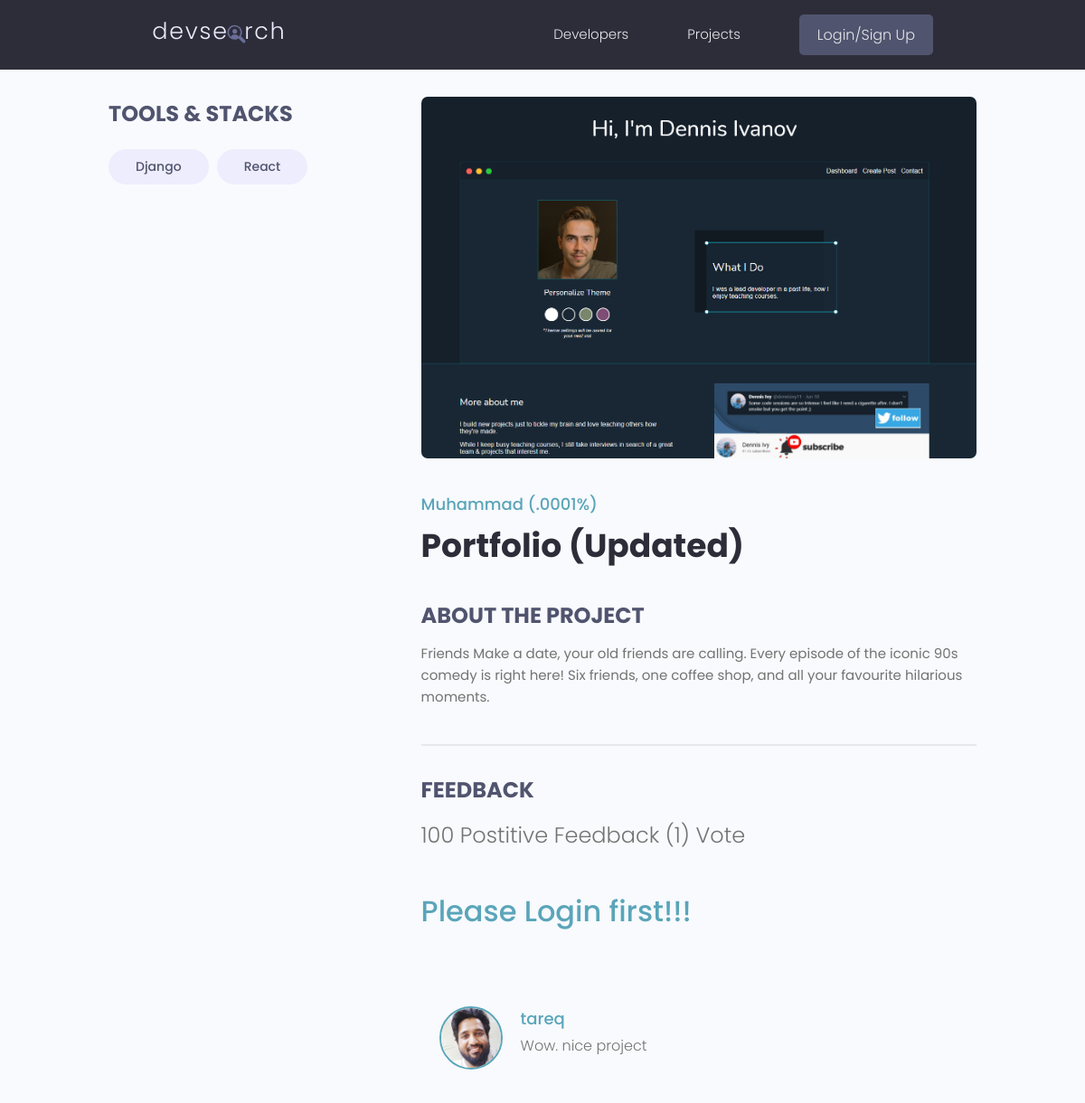
The page /project/7fe79e13-e58b-42df-baea-b551aa4f4b84/ on the database its author committed.
### projects/models.py (models this page shows, shortened)
class Tag(models.Model):
        name = models.CharField(max_length=200)
        created = models.DateTimeField(auto_now_add=True)
        id = models.UUIDField(primary_key=True, unique=True, default=uuid4, editable=False)
        def __str__(self):
            return self.name

class Project(models.Model):
    owner = models.ForeignKey(Profile, on_delete=models.CASCADE,null=True, blank=True)
    title = models.CharField(max_length=200)
    description = models.TextField(null=True, blank=True)
    p_image = models.ImageField(blank=True, null=True, default="df.jpg")
    demo_link = models.CharField(max_length=2000, null=True, blank=True)
    source_link = models.CharField(max_length=2000, null=True, blank=True)
    tags = models.ManyToManyField('Tag', blank=True)
    vote_total = models.IntegerField(default=0,null=True, blank=True)
    vote_ratio = models.IntegerField(default=0,null=True, blank=True)
    created = models.DateTimeField(auto_now_add=True)
    id = models.UUIDField(primary_key=True, unique=True, default=uuid4, editable=False)
    class Meta:
        ordering = ['-vote_ratio', '-vote_total']
    @property
    def reviewers(self):
        setquery = self.review_set.all().values_list('owner__id', flat=True)
        return setquery

class Review(models.Model):
    VOTE_TYPE = (
        ('up', '👍'),
        ('down', '👎')
    )
    project = models.ForeignKey(Project, on_delete=models.CASCADE)
    owner = models.ForeignKey(Profile, on_delete=models.CASCADE, null=True)
    body = models.TextField(null=True, blank=True)
    value = models.CharField(max_length=200, choices=VOTE_TYPE, null=True, blank=True)
    created = models.DateTimeField(auto_now_add=True)
    id = models.UUIDField(primary_key=True, unique=True, default=uuid4, editable=False)
    class Meta:
        unique_together = [['owner', 'project']]

### users/models.py (models this page shows, shortened)
class Profile(models.Model):
    user = models.OneToOneField(User, on_delete=models.CASCADE, null=True, blank=True)
    name = models.CharField(max_length=200, null=True, blank=True)
    location = models.CharField(max_length=200, null=True, blank=True)
    username =models.CharField(max_length=200, null=True, blank=True)
    email = models.EmailField(max_length=100, null=True, blank=True)
    p_image = models.ImageField(upload_to='profiles/',default='profiles/udf.png', null=True, blank=True)
    short_intro = models.CharField(max_length=200, null=True, blank=True)
    bio = models.TextField(null=True, blank=True)
    social_github= models.CharField(blank=True, null=True, max_length=200)
    social_youtube= models.CharField(blank=True, null=True, max_length=200)
    social_website= models.CharField(blank=True, null=True, max_length=200)
    created = models.DateTimeField(auto_now_add=True)
    id = models.UUIDField(primary_key=True, unique=True, default=uuid4, editable=False)
    class Meta:
        ordering = ['created']

### projects/views.py (the view, shortened to what this page needs)
# urls.py: path('project/<str:pk>/', project, name='pp'),
def project(request,pk):
    projectobj = Project.objects.get(id=pk)
    form = ReviewForm()
    context = {'project': projectobj, 'form': form}
    return render(request, 'projects/single-project.html',context)

### projects/templates/projects/single-project.html (shortened to what this page needs)
{% extends 'main.html' %}
{% block content %}
<main class="singleProject my-md">
    <div class="container">
      <div class="layout">
        <div class="column column--1of3">
          <h3 class="singleProject__subtitle">Tools & Stacks</h3>
          <div class="singleProject__toolStack">
              {% for tag in project.tags.all %}
            <span class="tag tag--pill tag--sub tag--lg">
                <small>{{tag}}</small>
            </span>
            {% endfor %}
          </div>
        </div>
        <div class="column column--2of3">
          <img class="singleProject__preview" src="{{ project.p_image.url }}" alt="portfolio thumbnail" />
          <a href="profile.html" class="singleProject__developer">{{project.owner.name}}</a>
          <h2 class="singleProject__title">{{project.title}}</h2>
          <h3 class="singleProject__subtitle">About the Project</h3>
          <div class="singleProject__info">
            {{project.description}}
          </div>
          <div class="comments">
            <h3 class="singleProject__subtitle">Feedback</h3>
            <h5 class="project--rating">
                {{project.vote_ratio}} Postitive Feedback ({{project.vote_total}}) Vote{{project.vote_total|pluralize:"s"}}
            </h5>
            {% if request.user.profile.id in project.reviewers %}
            <p>
              <strong>Thank you for your feedback!</strong>
              <br> You have already submitted a review for this project.
            </p>
            {% elif request.user.profile == project.owner %}
            <p>
              <strong>Thank you for your feedback!</strong>
              <br> You cannot review your own project.
            </p>
            {% else %}
            <h3> <a href = "{% url 'login' %}?next={{request.path}}"> Please Login first!!! <a> </h3>
            {% endif %}
            <div class="commentList">
              {% for review in project.review_set.all %}
              {% if review.body %}
              <div class="comment">
                <a href="{% url 'user-profile' review.owner.id %}">
                  <img class="avatar avatar--md"
                  src="{{review.owner.p_image.url}}" alt="user" />
                </a>
                <div class="comment__details">
                  <a href="{% url 'user-profile' review.owner.id %}" class="comment__author">{{review.owner.name}}</a>
                  <p class="comment__info">
                    {{review.body|linebreaks|safe}}
                  </p>
                </div>
              </div>
              {% endif %}
              {% endfor %}
            </div>
          </div>
        </div>
      </div>
    </div>
  </main>
{% endblock %}

### static/styles/app.css (style rules this page uses)
:root { --color-sub: #2d2d39; }
img { width: 100%; }
.singleProject .column--1of3 { order: 2; }
@media screen and (min-width: 1081px) { .singleProject .column--1of3 { order: 1; } }
@media screen and (min-width: 1081px) { .singleProject .column--2of3 { order: 2; } }
.singleProject__toolStack { margin-top: 2rem; margin-bottom: 4rem; }
.singleProject__preview { height: 50vh; object-fit: cover; object-position: top center; margin-bottom: 3rem; border-radius: 0.7rem; }
.singleProject__developer { font-size: 1.8rem; font-weight: 500; }
.singleProject__title { font-size: 3.6rem; font-weight: 700; color: var(--color-sub); margin-bottom: 3rem; }
.project--rating { margin-bottom: 1.6em; margin-top: .5em; }
.singleProject__subtitle { text-transform: uppercase; font-size: 2.4rem; font-weight: 700; color: var(--color-sub-light); margin-bottom: 1rem; }
.comments { margin-top: 4rem; padding-top: 3rem; border-top: 2px solid var(--color-light); }
.commentList { margin: 3rem 0; }
.comment { display: flex; gap: 2rem; }
.comment__author { font-size: 1.8rem; }
.comment__info { font-size: 1.45rem; }

### static/uikit/styles/modules/_variables.css (style rules this page uses)
:root { --color-main: #5aa5b9; --color-main-light: #e6faff; --color-sub: #3f4156; --color-sub-light: #51546e; --color-sub-lighter: #ededfd; --color-text: #737373; --color-gray: #8b8b8b; --color-light: #e5e7eb; --color-light-gray: #767676; --color-bg: #f8fafd; --color-white: #fffefd; --color-white-light: #f3f3f3; --color-success: #359e64; --color-success-bg: #def8e8; --color-error: #fc4b0b; --color-error-bg: #fff2ee; --font-base: 'Poppins', arial, helvetica, 'Segoe UI', roboto, ubuntu, sans-serif; --font-monospace: 'Fira Code', 'Courier New', courier, monospace; --font-regular: 300; --font-medium: 500; --font-bold: 700; --generic-shadow: 1px 1px 5px #00000010; --generic-transition: all 0.3s ease-in-out; }

### static/uikit/styles/modules/_base.css (style rules this page uses)
* { margin: 0; padding: 0; box-sizing: border-box; text-rendering: optimizeLegibility; color: inherit; font-size: inherit; }
html { font-size: 50%; }
@media only screen and (min-width: 480px) { html { font-size: 56.25%; } }
@media only screen and (min-width: 1200px) { html { font-size: 62.5%; } }
body { line-height: 1.6; font-weight: 400; font-size: 1.5rem; color: var(--color-text); background-color: var(--color-bg); min-height: 100vh; }

### static/uikit/styles/modules/_typography.css (style rules this page uses)
* { font-family: var(--font-base); }
h2 { font-size: 3.6rem; font-weight: var(--font-bold); }
h3 { font-size: 3.2rem; font-weight: var(--font-medium); }
h5 { font-size: 2.4rem; font-weight: var(--font-medium); }
h5, h6 { font-weight: var(--font-regular); }
p, span, strong { font-size: 1.6rem; color: var(--color-text); font-weight: var(--font-regular); }
a { padding-bottom: 2px; text-decoration: none; display: inline-block; color: var(--color-main); font-weight: var(--font-medium); }

### static/uikit/styles/modules/_utilities.css (style rules this page uses)
.container { width: 92%; max-width: 165rem; margin: 0 auto; box-sizing: border-box; }
@media screen and (min-width: 1000px) { .container { width: 90%; } }
@media screen and (min-width: 1200px) { .container { width: 80%; } }
.my-md { margin: 3rem auto; }

### static/uikit/styles/modules/_avatar.css (style rules this page uses)
.avatar { border-radius: 50%; border: 2px solid var(--color-main); object-fit: cover; }
.avatar--md { height: 7rem; width: 7rem; }

### static/uikit/styles/modules/_tag.css (style rules this page uses)
.tag { display: inline-flex; align-items: center; background-color: var(--color-sub); height: -webkit-fit-content; height: -moz-fit-content; height: fit-content; width: -webkit-fit-content; width: -moz-fit-content; width: fit-content; border-radius: 0.5rem; padding: 0.5rem 1.5rem; font-size: 1.2rem; cursor: pointer; }
.tag:not(:last-child) { margin-right: 0.25rem; margin-bottom: 0.75rem; }
.tag > small { color: var(--color-white); }
.tag--pill { border-radius: 5rem; }
.tag--sub, .tag--sub > small { background: var(--color-sub-lighter); color: var(--color-sub-light); font-weight: 500; }
.tag--lg { padding: 0.8rem 3rem; font-size: 1.4rem; }
.tag--lg:not(:last-child) { margin-right: 0.5rem; margin-bottom: 1rem; }

### static/uikit/styles/modules/_layout.css (style rules this page uses)
.layout { display: flex; flex-flow: row wrap; justify-content: space-between; }
.layout > .column { margin-bottom: 3rem; }
.layout > .column.column--1of3 { flex-basis: 30%; }
.layout > .column.column--2of3 { flex-basis: 64%; }

### rows shown on the page
Tag: name "Django"
Tag: name "React"
Project: p_image (picture), owner.name "Muhammad (.0001%)", title "Portfolio (Updated)", description "Friends Make a date, your old friends are calling. Every episode of the iconic 90s comedy is right here! Six friends, one coffee shop, and all your favourite hilarious moments.", vote_ratio "100", vote_total "1"
Review: owner.p_image (picture), owner.name "tareq", body "Wow. nice project"
